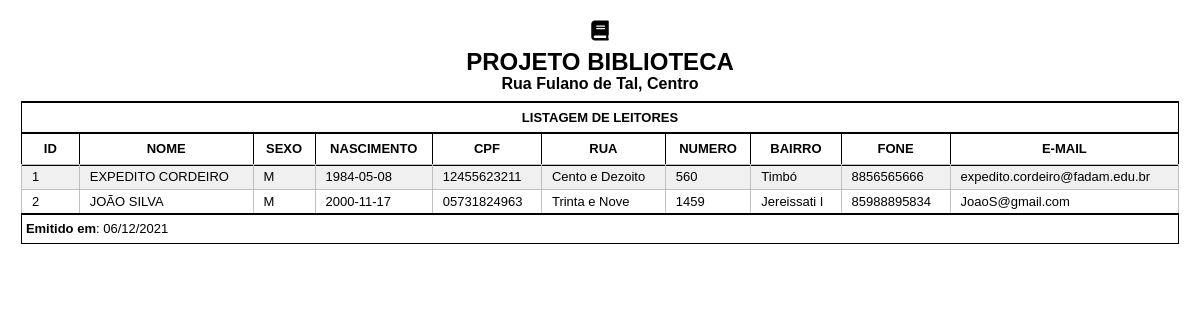
The page /relatorios/listaleitores.php on the database its author committed.
### tables this page shows
CREATE TABLE `tbleitor` (
  `id_leitor` int(11) UNSIGNED NOT NULL,
  `nome` varchar(50) NOT NULL,
  `nascimento` date DEFAULT NULL,
  `cpf` varchar(14) DEFAULT NULL,
  `sexo` char(1) DEFAULT NULL,
  `fone` varchar(14) DEFAULT NULL,
  `rua` varchar(30) DEFAULT NULL,
  `numero` varchar(10) DEFAULT NULL,
  `bairro` varchar(30) DEFAULT NULL,
  `cidade` varchar(30) DEFAULT NULL,
  `email` varchar(80) DEFAULT NULL
);

### db/PdoConexao.class.php (called while the page is built)
<?php
class PdoConexao{
	private static $instancia;
	public static function getInstancia(){
			if(!isset(self::$instancia)){
				try{
					$dns = 'mysql:host=localhost;dbname=dbbiblioteca';
					$usuario = 'root';
					$senha = '';
					self::$instancia = new PDO($dns,$usuario,$senha);
					self::$instancia->setAttribute(PDO::ATTR_ERRMODE, PDO::ERRMODE_EXCEPTION);
				}catch(PDOException $excecao){
					echo $excecao->getMessage();
					exit();
				}
			}
			return self::$instancia;
	}
}
?>

### db/LeitorCRUD.class.php (called while the page is built, shortened)
<?php
class LeitorCRUD implements InterfaceCRUD{
	private $instanciaConexaoPdoAtiva;
	public function __construct(){
		$this->instanciaConexaoPdoAtiva = PdoConexao::getInstancia();
	}
	public function consultar($sql){
		try{
			$operacao= $this->instanciaConexaoPdoAtiva->prepare($sql);
			$operacao->execute();
			$linhas = $operacao->fetchAll();
			return $linhas;
		}catch(PDOException $excecao){
			echo $excecao->getMessage();
		}
	}
}
?>

### relatorios/listaleitores.php (the view, shortened to what this page needs)
<html>
  <head>
     <link rel="stylesheet" href="../plugins/fontawesome-free/css/all.min.css" type="text/css">
	 <link rel="stylesheet" href="style.css" type="text/css">
  </head>
  <body>
	<center>
	<i class="fa fa-book"></i>
    <h2>PROJETO BIBLIOTECA</h2>
	<h3>Rua Fulano de Tal, Centro</h3>
	</center>
	<table width="100%" border="1px">
      <thead>
	       <tr>
		       <th colspan="100%">LISTAGEM DE LEITORES</th>
		   </tr>
		   <tr>
		       <th width="5%">ID</id>
			   <th>NOME</id>
			   <th>SEXO</id>
			   <th>NASCIMENTO</id>
			   <th>CPF</id>
			   <th>RUA</id>
			   <th>NUMERO</id>
			   <th>BAIRRO</id>
			   <th>FONE</id>
			   <th>E-MAIL</id>
	  </thead>
	  <tbody>
		   <?php
			  include('../db/PdoConexao.class.php');
			  include('../db/LeitorCRUD.class.php');
			  $leitorCRUD = new LeitorCRUD();
			  $sql = "select * from tbleitor order by nome";
			  $pesquisa = $leitorCRUD->consultar($sql);
			  foreach($pesquisa as $linha){
				 echo '<tr>
						   <td>'.$linha['id_leitor'].'</td>
						   <td>'.$linha['nome'].'</td>
						   <td>'.$linha['sexo'].'</td>
						   <td>'.$linha['nascimento'].'</td>
						   <td>'.$linha['cpf'].'</td>
						   <td>'.$linha['rua'].'</td>
						   <td>'.$linha['numero'].'</td>
						   <td>'.$linha['bairro'].'</td>
						   <td>'.$linha['fone'].'</td>
						   <td>'.$linha['email'].'</td>
					   </tr>';
			  }
		   ?>
	  </tbody>
	  <tfoot>
	    <tr>
		     <td colspan="100%"><b>Emitido em</b>: <?php echo date('d/m/Y');?></td>
		</tr>
	  </tfoot>
	</table>
  </body>
</html>

### relatorios/style.css (style rules this page uses)
body { margin: 0.5cm; padding:2px; font: 15pt Georgia, "Verdana", Times, serif; color: #000; }
h2 { font-size: 18pt; font-family:calibri,helvetica,arial,sans-serif; line-height: 0.1em; padding:0; }
h3 { font-size: 12pt; font-family:calibri,helvetica,arial,sans-serif; line-height: 0.1em; padding:0; }
table,td { border : 1px solid #000; border-collapse : collapse; font : small/1.5 "Tahoma", "Bitstream Vera Sans", Verdana, Helvetica, sans-serif; }
table { border :1px solid #000; }
thead th, tbody th { color : #000; padding : 5px 10px; border-top : 2px solid #000; border-bottom : 2px solid #000; border-left : 1px solid #000; border-right : 1px solid #000; }
tbody tr td { padding : 2px 10px; border-top : 1px solid #000; color : #000; border: 1.2px solid #C0C0C0; }
table tbody tr:nth-child(2n+1) { background: #F0F0F0; }
tfoot td, tfoot th { border-left : none; border-top : 2px solid #000; padding : 4px; background : #FFF; color : #0; }

### rows shown on the page
tbleitor: id_leitor "1", nome "EXPEDITO CORDEIRO", sexo "M", nascimento "1984-05-08", cpf "12455623211", rua "Cento e Dezoito", numero "560", bairro "Timbó", fone "8856565666", email "expedito.cordeiro@fadam.edu.br"
tbleitor: id_leitor "2", nome "JOÃO SILVA", sexo "M", nascimento "2000-11-17", cpf "05731824963", rua "Trinta e Nove", numero "1459", bairro "Jereissati I", fone "85988895834", email "JoaoS@gmail.com"
